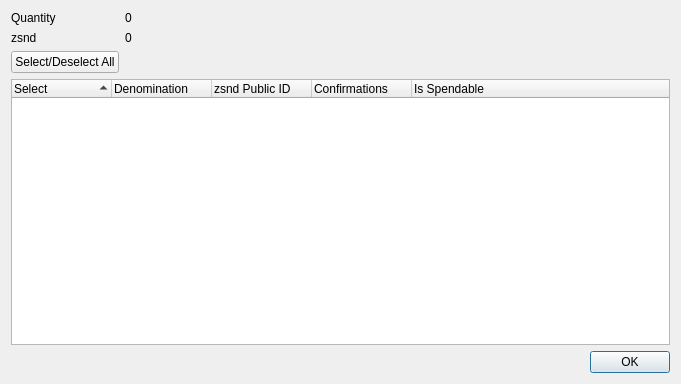
<?xml version="1.0" encoding="UTF-8"?>
<ui version="4.0">
 <class>ZsavenodeControlDialog</class>
 <widget class="QDialog" name="ZsavenodeControlDialog">
  <property name="geometry">
   <rect>
    <x>0</x>
    <y>0</y>
    <width>681</width>
    <height>384</height>
   </rect>
  </property>
  <property name="minimumSize">
   <size>
    <width>681</width>
    <height>384</height>
   </size>
  </property>
  <property name="windowTitle">
   <string>Select zsnd to Spend</string>
  </property>
  <layout class="QGridLayout" name="gridLayout">
   <item row="0" column="0">
    <layout class="QFormLayout" name="formLayout">
     <property name="sizeConstraint">
      <enum>QLayout::SetDefaultConstraint</enum>
     </property>
     <item row="0" column="0">
      <widget class="QLabel" name="labelQuantity">
       <property name="text">
        <string>Quantity</string>
       </property>
      </widget>
     </item>
     <item row="0" column="1">
      <widget class="QLabel" name="labelQuantity_int">
       <property name="text">
        <string>0</string>
       </property>
      </widget>
     </item>
     <item row="1" column="0">
      <widget class="QLabel" name="labelZsavenode">
       <property name="text">
        <string>zsnd</string>
       </property>
      </widget>
     </item>
     <item row="1" column="1">
      <widget class="QLabel" name="labelZsavenode_int">
       <property name="text">
        <string>0</string>
       </property>
      </widget>
     </item>
     <item row="2" column="0">
      <widget class="QPushButton" name="pushButtonAll">
       <property name="text">
        <string>Select/Deselect All</string>
       </property>
      </widget>
     </item>
    </layout>
   </item>
   <item row="1" column="0">
    <layout class="QVBoxLayout" name="verticalLayout">
     <item>
      <widget class="QTreeWidget" name="treeWidget">
       <property name="minimumSize">
        <size>
         <width>0</width>
         <height>250</height>
        </size>
       </property>
       <property name="alternatingRowColors">
        <bool>true</bool>
       </property>
       <property name="sortingEnabled">
        <bool>true</bool>
       </property>
       <property name="columnCount">
        <number>5</number>
       </property>
       <attribute name="headerDefaultSectionSize">
        <number>100</number>
       </attribute>
       <column>
        <property name="text">
         <string notr="true">Select</string>
        </property>
       </column>
       <column>
        <property name="text">
         <string notr="true">Denomination</string>
        </property>
       </column>
       <column>
        <property name="text">
         <string notr="true">zsnd Public ID</string>
        </property>
       </column>
       <column>
        <property name="text">
         <string notr="true">Confirmations</string>
        </property>
       </column>
       <column>
        <property name="text">
         <string>Is Spendable</string>
        </property>
       </column>
      </widget>
     </item>
     <item>
      <widget class="QDialogButtonBox" name="buttonBox">
       <property name="orientation">
        <enum>Qt::Horizontal</enum>
       </property>
       <property name="standardButtons">
        <set>QDialogButtonBox::Ok</set>
       </property>
      </widget>
     </item>
    </layout>
   </item>
  </layout>
 </widget>
 <resources/>
 <connections>
  <connection>
   <sender>buttonBox</sender>
   <signal>accepted()</signal>
   <receiver>ZsavenodeControlDialog</receiver>
   <slot>accept()</slot>
   <hints>
    <hint type="sourcelabel">
     <x>248</x>
     <y>254</y>
    </hint>
    <hint type="destinationlabel">
     <x>157</x>
     <y>274</y>
    </hint>
   </hints>
  </connection>
  <connection>
   <sender>buttonBox</sender>
   <signal>rejected()</signal>
   <receiver>ZsavenodeControlDialog</receiver>
   <slot>reject()</slot>
   <hints>
    <hint type="sourcelabel">
     <x>316</x>
     <y>260</y>
    </hint>
    <hint type="destinationlabel">
     <x>286</x>
     <y>274</y>
    </hint>
   </hints>
  </connection>
 </connections>
</ui>
